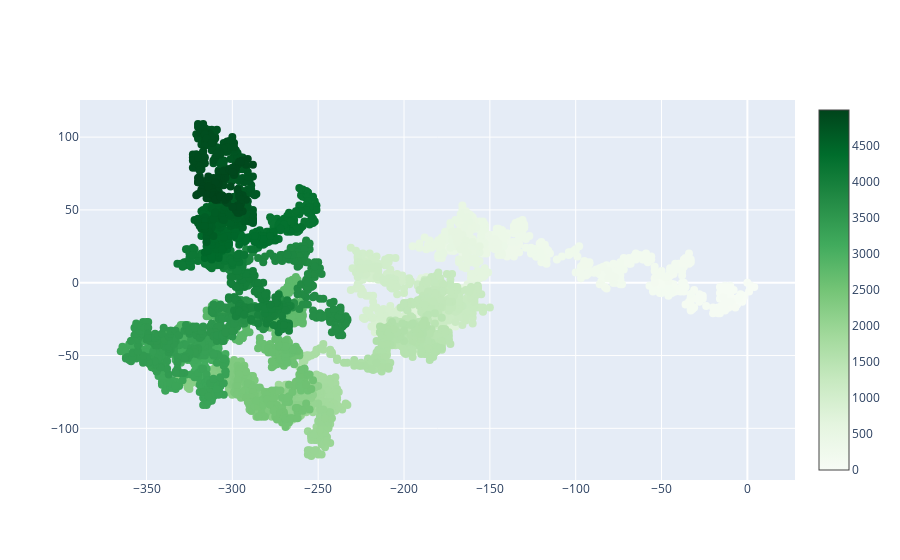

The notebook cell saved with this chart:
### Code cell
# 15-10. Practicing with Both Libraries: Try using Matplotlib to make a die-rolling visualization, and use Plotly to make the visualization for a random walk. (You’ll need to consult the documentation for each library to complete this exercise.)
import plotly.graph_objs as go 
from plotly import offline
from random_walk import RandomWalk

# keep making new walks, as long as the program is active.
while True:
    #make a random walk
    #rw = RandomWalk()
    #increasing number of points
    rw = RandomWalk()
    rw.fill_walk()

    #plot the points in the walk. 
    x = rw.x_values
    y = rw.y_values

    fig = go.Figure(data=go.Scatter(
        x=x,
        y=y, 
        mode='markers',
        marker=dict(
            color=np.arange(rw.num_points),
            size=8,
            colorscale='Greens',
            showscale=True)
        )
    )
    fig.show()


    keep_running = input('Make another walk? (y/n): ')
    if keep_running == 'n':
        break
# x_axis_config = {'title': 'Result', 'dtick': 1}
# y_axis_config = {'title': 'Frequency of Result'}
# my_layout = Layout(title='Results of rolling two D8 dice 1000 times', 
#             xaxis=x_axis_config, yaxis=y_axis_config)
# offline.plot({'data': data, 'layout': my_layout}, filename='d8_d8.html')

# import plotly.graph_objects as go
# import numpy as np

# N = 1000
# t = np.linspace(0, 10, 100)
# y = np.sin(t)

# fig = go.Figure(data=go.Scatter(x=t, y=y, mode='markers'))

# fig.show()

### Figure 1 — Plotly figure (JSON) as saved in the notebook; plotly's stock layout.template omitted (floating-point values rounded to 4 significant figures; data arrays with more than 128 entries replaced by an {"elided": "..."} marker saying what was removed)
{"data": [{"marker": {"color": {"elided": "5000 int values"}, "colorscale": [[0, "rgb(247,252,245)"], [0.125, "rgb(229,245,224)"], [0.25, "rgb(199,233,192)"], [0.375, "rgb(161,217,155)"], [0.5, "rgb(116,196,118)"], [0.625, "rgb(65,171,93)"], [0.75, "rgb(35,139,69)"], [0.875, "rgb(0,109,44)"], [1, "rgb(0,68,27)"]], "showscale": true, "size": 8}, "mode": "markers", "type": "scatter", "x": {"elided": "5000 int values"}, "y": {"elided": "5000 int values"}}], "layout": {}}
